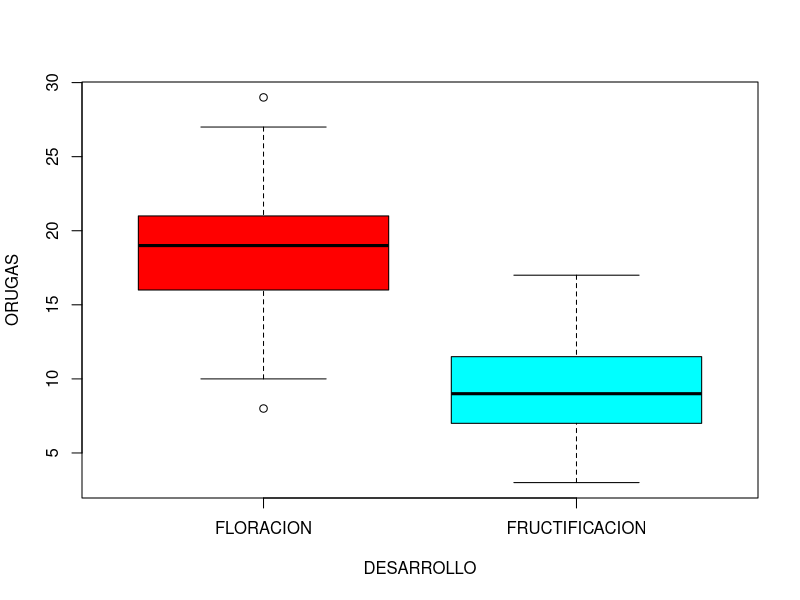
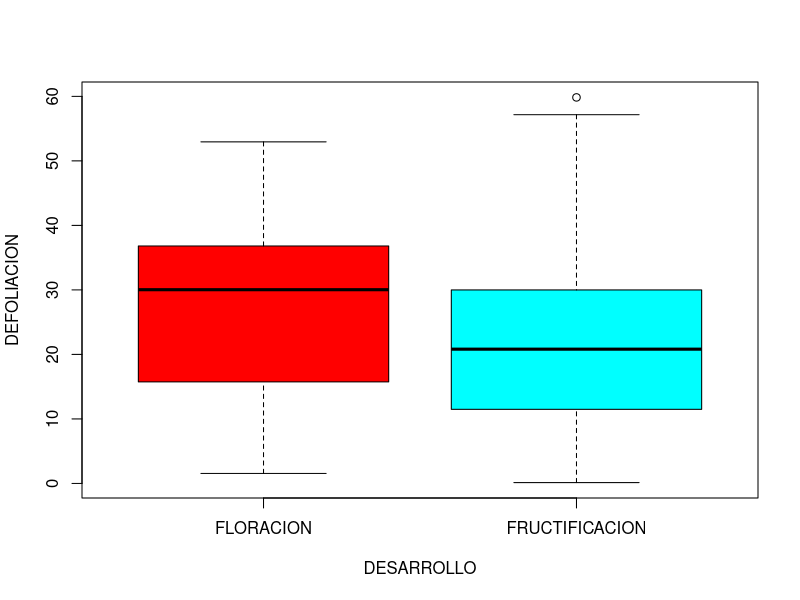
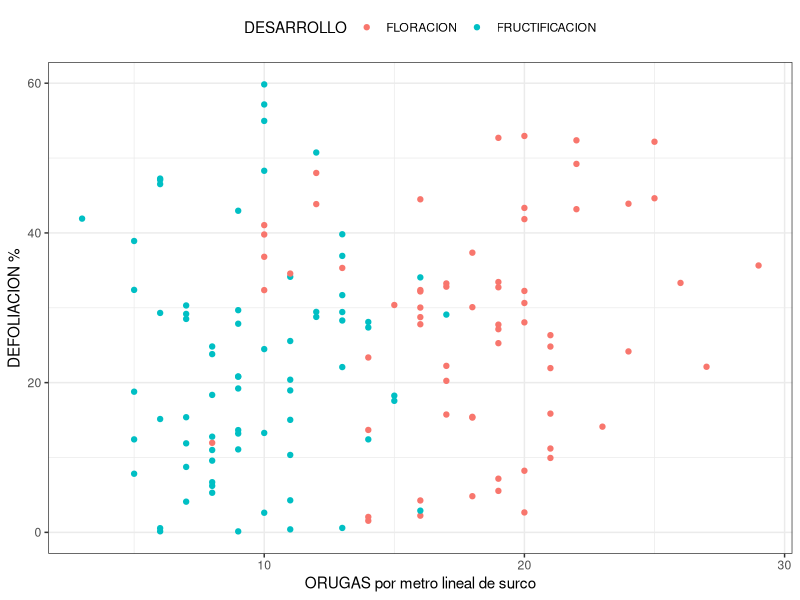
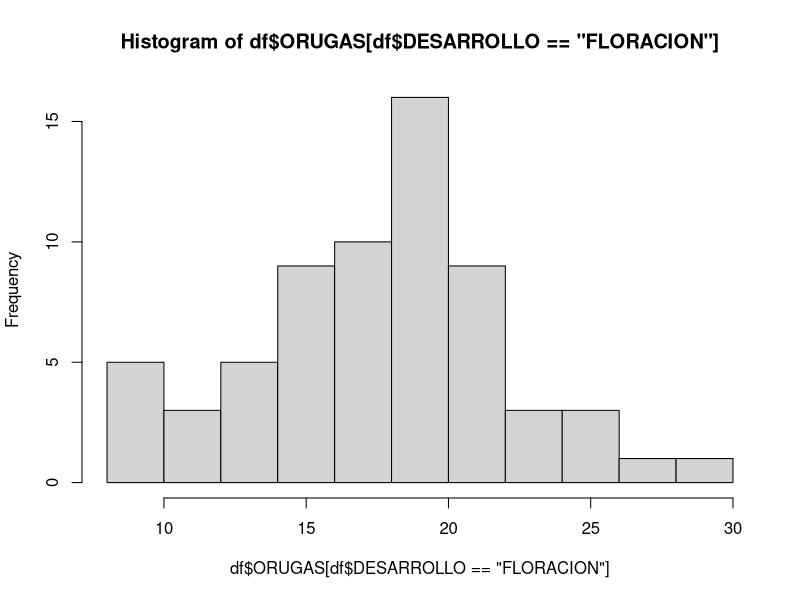
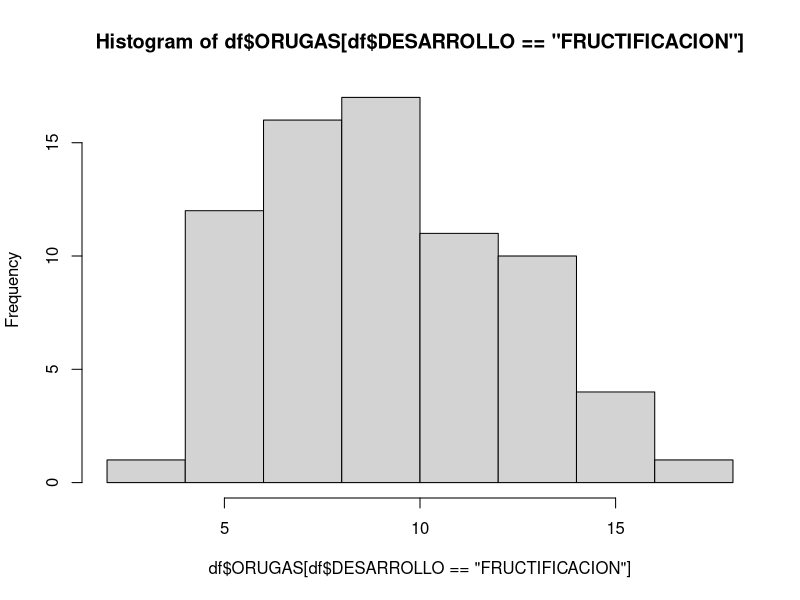
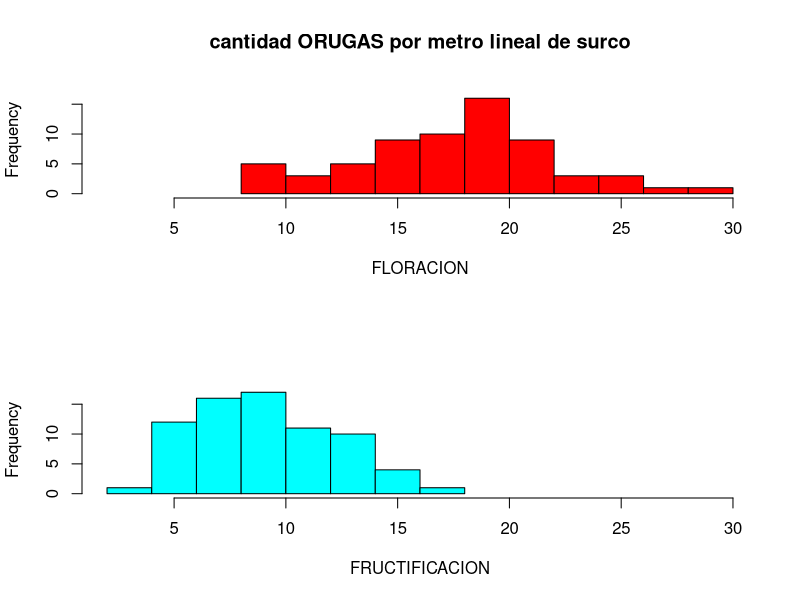
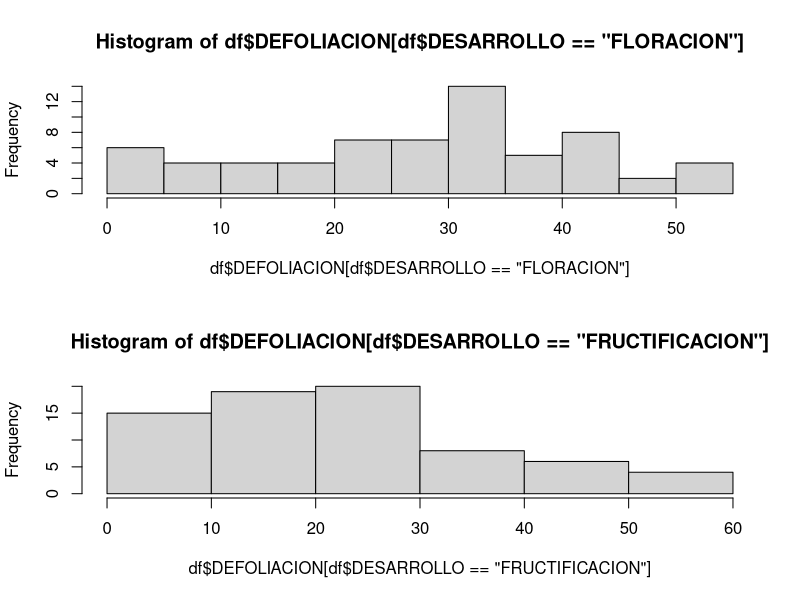
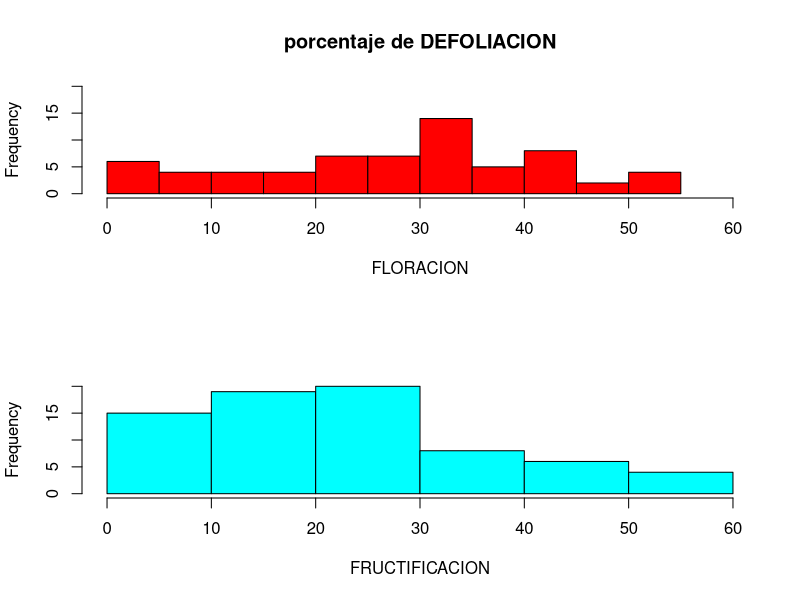

R code for these plots, in order:
# Title     : Trabajo Integrador
# Created on: 3/11/21

## EJERCICIO 1

# libreria para la creacion de tablas en latex
library(xtable)

# cargamos el archivo csv
if(file.exists('./PlagasSoja.csv')){
  df_raw <- as.data.frame(read.csv('./PlagasSoja.csv'))
} else {
  print('El archivo csv no está en este directorio')
}

# analizamos sus tipos de variables
sapply(df_raw, class)

# antes de corregir los formatos debemos filtrar la variable
# numerica DEFOLIACION, que tiene valores negativos
df <- subset(df_raw, DEFOLIACION >= 0)

# formatos apropiados
df$Productor <- as.character(df$Productor)
df$DESARROLLO <- as.factor(df$DESARROLLO)

# creamos una tabla con medidas resumen apropiadas
# y el codigo latex para su presentacion
orugas <- cbind(
  as.matrix(summary(df$ORUGAS[df$DESARROLLO == 'FLORACION'])),
  as.matrix(summary(df$ORUGAS[df$DESARROLLO == 'FRUCTIFICACION']))
)

colnames(orugas) <- c('FLORACION', 'FRUCTIFICACION')

defoliacion <- cbind(
  as.matrix(summary(df$DEFOLIACION[df$DESARROLLO == 'FLORACION'])),
  as.matrix(summary(df$DEFOLIACION[df$DESARROLLO == 'FRUCTIFICACION']))
)

colnames(defoliacion) <- c('FLORACION', 'FRUCTIFICACION')

print(xtable(orugas,
             type = 'latex',
             caption = 'ORUGAS - medidas resumen',
             label = 'table:summary_orugas'),
      file = 'summary.tex')

print(xtable(defoliacion,
            type = 'latex',
            caption = 'DEFOLIACION - medidas resumen',
            label = 'table:summary_defoliacion'),
      append = TRUE,
      file = 'summary.tex')

# calculamos el coeficiente de variacion para comparar
# con la std dev en una tabla
CV_floracion <- apply(cbind(df$ORUGAS[df$DESARROLLO == 'FLORACION'], df$DEFOLIACION[df$DESARROLLO == 'FLORACION']), 2,
function (X){
  cv <- sd(X) / mean(X)
  return(cv)
})

CV_fructificacion <- apply(cbind(df$ORUGAS[df$DESARROLLO == 'FRUCTIFICACION'], df$DEFOLIACION[df$DESARROLLO == 'FRUCTIFICACION']), 2,
                      function (X){
                        cv <- sd(X) / mean(X)
                        return(cv)
                      })

stdDev_floracion <- apply(cbind(df$ORUGAS[df$DESARROLLO == 'FLORACION'], df$DEFOLIACION[df$DESARROLLO == 'FLORACION']), 2,
function (X){
  stddev <- sd(X)
  return(stddev)
})

stdDev_fructificacion <- apply(cbind(df$ORUGAS[df$DESARROLLO == 'FRUCTIFICACION'], df$DEFOLIACION[df$DESARROLLO == 'FRUCTIFICACION']), 2,
function (X){
  stddev <- sd(X)
  return(stddev)
})

desviacionesStd_flo <- data.frame(c('ORUGAS', 'DEFOLIACION'), stdDev_floracion, CV_floracion)
colnames(desviacionesStd_flo) <- c('', 's_floracion', 'CV_floracion')

desviacionesStd_fru <- data.frame(c('ORUGAS', 'DEFOLIACION'), stdDev_fructificacion, CV_fructificacion)
colnames(desviacionesStd_fru) <- c('', 's_fructificacion', 'CV_fructificacion')

print(xtable(desviacionesStd_flo,
             type = 'latex',
             caption = 'Desviacion estandar y sus
               respectivos coeficientes de variacion
               durante la FLORACION',
             label = 'table:stdDevs_flo'),
      file = 'stdDevs_flo.tex')

print(xtable(desviacionesStd_fru,
             type = 'latex',
             caption = 'Desviacion estandar y sus
               respectivos coeficientes de variacion
               durante la FRUCTIFICACION',
             label = 'table:stdDevs_fru'),
      file = 'stdDevs_fru.tex')

# diagrama caja con bigotes

plot(ORUGAS ~ DESARROLLO,
     data = df,
     col = c('red', 'cyan'))

plot(DEFOLIACION ~ DESARROLLO,
     data = df,
     col = c('red', 'cyan'))

# graficos de dispersion

library(ggplot2)

desarrollo <- as.factor(
  ifelse(df$DESARROLLO == 'FLORACION', 'FLORACION', 'FRUCTIFICACION'))

scatter_df <- data.frame(x = df$ORUGAS, y = df$DEFOLIACION, group = desarrollo)

ggplot(scatter_df, aes(x = x, y = y)) +
  geom_point(aes(colour = group)) +
  scale_color_discrete('DESARROLLO') +
  xlab('ORUGAS por metro lineal de surco') +
  ylab('DEFOLIACION %') +
  theme_bw() +
  theme(legend.position = 'top', legend.justification = 'center')

## histogramas orugas

# 1. creamos los histogramas
hist_flor <- hist(df$ORUGAS[df$DESARROLLO == 'FLORACION'],
     breaks = 8)

hist_fruc <- hist(df$ORUGAS[df$DESARROLLO == 'FRUCTIFICACION'],
                  breaks = 8)

# 2. determinamos el rango del eje x combinados
range(c(hist_flor$breaks, hist_fruc$breaks))

# 3. determinamos el rango del eje y combinados
max(c(hist_flor$counts, hist_fruc$counts))

# preparamos un plot de 3 filas en una columna
par(mfrow = c(2, 1))

# graficamos el histograma floracion
plot(hist_flor,
     col = 'red',
     xlim = c(2, 30),
     ylim = c(0, 18),
     xlab = 'FLORACION',
     main = 'cantidad ORUGAS por metro lineal de surco'
)

# luego el de fructificacion
plot(hist_fruc,
     add = FALSE,
     xlim = c(2, 30),
     ylim = c(0, 18),
     xlab = 'FRUCTIFICACION',
     main = '',
     col = 'cyan')

## histogramas defoliacion

hist_flor <- hist(df$DEFOLIACION[df$DESARROLLO == 'FLORACION'],
                  breaks = 8)

hist_fruc <- hist(df$DEFOLIACION[df$DESARROLLO == 'FRUCTIFICACION'],
                  breaks = 8)

range(c(hist_flor$breaks, hist_fruc$breaks))

max(c(hist_flor$counts, hist_fruc$counts))

par(mfrow = c(2, 1))

plot(hist_flor,
     col = 'red',
     xlim = c(0, 60),
     ylim = c(0, 20),
     xlab = 'FLORACION',
     main = 'porcentaje de DEFOLIACION'
)

plot(hist_fruc,
     add = FALSE,
     xlim = c(0, 60),
     ylim = c(0, 20),
     xlab = 'FRUCTIFICACION',
     main = '',
     col = 'cyan')

## EJERCICIO 2
#
# FLORACION: DEFOLIACION >= 30 & ORUGAS >= 20
# FRUCTIFICACION: DEFOLIACION > 8 & ORUGAS >= 10

# # # # # usando data.table # # # #
# db[, FUMIGACION := ifelse(
#   ((ORUGAS > 19 & DEFOLIACION > 29) & DESARROLLO == 'FLORACION') |
#   ((ORUGAS > 9 & DEFOLIACION > 8) & DESARROLLO == 'FRUCTIFICACION'),
#   TRUE, FALSE)]
#
# * sin filtrar tenemos la misma cantidad
#
# db[, .N, .(DESARROLLO, FUMIGACION)][order(DESARROLLO, FUMIGACION)]
# # # # # # #

# 1. creamos un subconjunto con las condiciones necesarias
# 2. eliminamos las filas NaN (Not a Number) resultantes de
#    no cumplir con las condiciones
# 3. lo convertimos a un tipo data.frame para 4.
# 4. creamos un subconjunto con la variable DESARROLLO de interes
# entonces:

# 4.
aFumigar_floracion <- subset(
  # 3.
  data.frame(
    # 2.
    na.exclude(
      # 1.
      subset(df, DEFOLIACION > 29 & ORUGAS > 19)
    )
  ),
  DESARROLLO == 'FLORACION',
  select = Productor)

aFumigar_fructificacion <- subset(
  data.frame(
    na.exclude(
      subset(df, DEFOLIACION > 8 & ORUGAS > 9)
    )
  ),
  DESARROLLO == 'FRUCTIFICACION',
  select = Productor)

FUMIGACION <- rep(FALSE, dim(df)[1])
df$FUMIGACION <- FUMIGACION

# ningun Productor tiene los dos estados de DESARROLLO
df$FUMIGACION <- is.element(df$Productor, c(
  aFumigar_floracion$Productor,
  aFumigar_fructificacion$Productor))

# el pqt data.table nos limpia el codigo
#
#install.packages(data.table)
library(data.table)

dftable <- as.data.table(df)

# creamos la tabla para imprimir
tabla_plantaciones <- dftable[FUMIGACION == TRUE, .N, by = .(DESARROLLO)]

print(xtable(tabla_plantaciones,
             type = 'latex',
             caption = 'Cantidad de plantaciones que deben fumigarse',
             label = 'table:plantacionesAfumigar'),
      file = 'plantaciones.tex')

# encuadramos la tabla completa
# *** en el script latex debimos hacer modificaciones ***
print(xtable(head(dftable),
             type = 'latex',
             caption = 'Base de datos modificada',
             label = 'table:dftable'),
      file = 'dftable_full.tex')

## EJERCICIO 3
#
# Asumimos Poisson, con lambda = 9

P12 <- 1 - ppois(12, 9)

# para encontrar la proporcion de campos en fructificacion
# donde se encuentran mas de 12 orugas

P12_fruct <- dftable[DESARROLLO == 'FRUCTIFICACION', .N, ORUGAS > 12]

proporcion <- P12_fruct$N[2] / sum(P12_fruct$N)

## EJERCICIO 4
#
#
